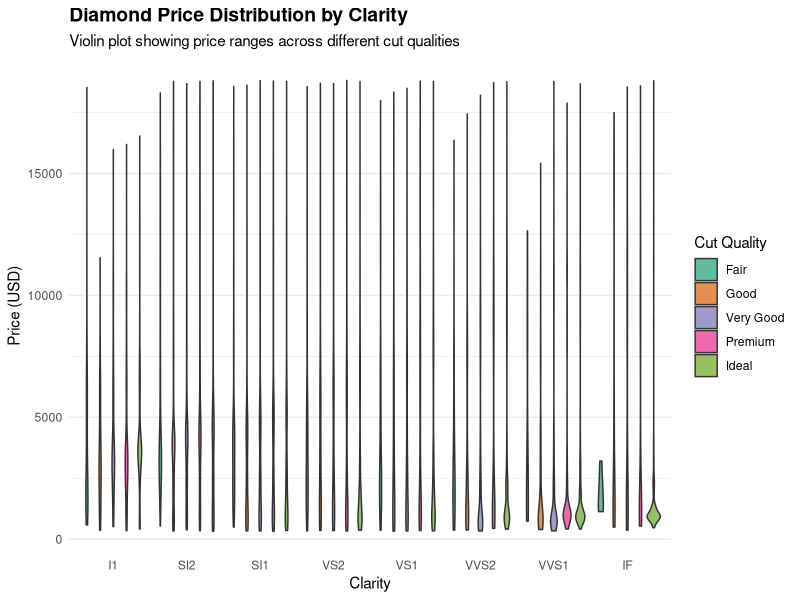
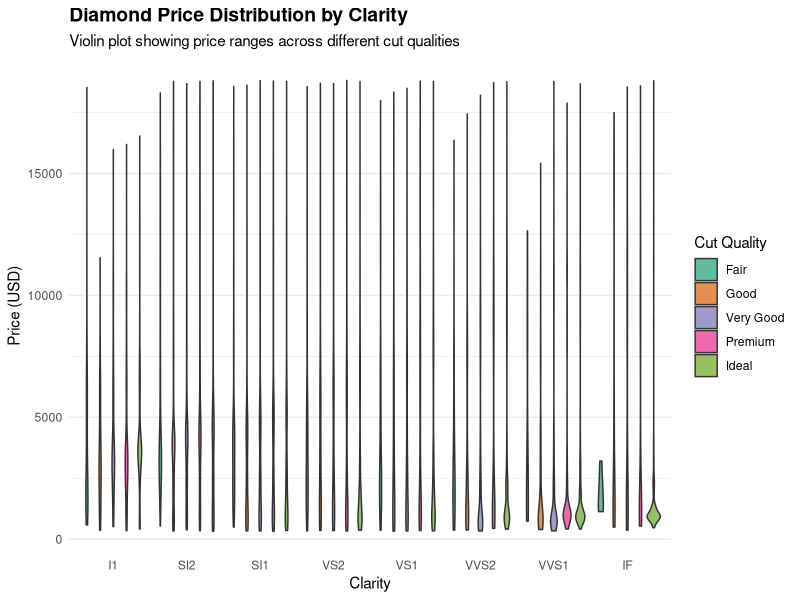

The R script that drew these images, in order:
# Create a beautiful plot using diamonds dataset
library(tidyverse)

diamonds |>
  ggplot(aes(x = clarity, y = price, fill = cut)) +
  geom_violin(alpha = 0.7) +
  scale_fill_brewer(palette = "Dark2") +
  labs(
    title = "Diamond Price Distribution by Clarity",
    subtitle = "Violin plot showing price ranges across different cut qualities",
    x = "Clarity",
    y = "Price (USD)",
    fill = "Cut Quality"
  ) +
  theme_minimal() +
  theme(
    plot.title = element_text(size = 14, face = "bold"),
    panel.grid.major.x = element_blank()
  )

ggsave("diamonds-2.png", width = 10, height = 6, dpi = 150)
